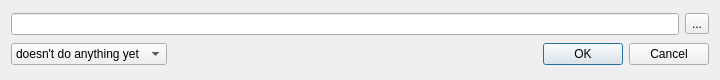
<?xml version="1.0" encoding="UTF-8"?>
<ui version="4.0">
 <class>openMediaDialog</class>
 <widget class="QDialog" name="openMediaDialog">
  <property name="geometry">
   <rect>
    <x>0</x>
    <y>0</y>
    <width>720</width>
    <height>80</height>
   </rect>
  </property>
  <property name="windowTitle">
   <string>Open media url/file path</string>
  </property>
  <property name="modal">
   <bool>true</bool>
  </property>
  <layout class="QVBoxLayout" name="verticalLayout">
   <item>
    <layout class="QHBoxLayout" name="horizontalLayout_2">
     <item>
      <widget class="QLineEdit" name="lineEdit"/>
     </item>
     <item>
      <widget class="QToolButton" name="toolButton">
       <property name="text">
        <string>...</string>
       </property>
      </widget>
     </item>
    </layout>
   </item>
   <item>
    <layout class="QHBoxLayout" name="horizontalLayout">
     <item>
      <widget class="QComboBox" name="comboBox">
       <property name="currentIndex">
        <number>0</number>
       </property>
       <item>
        <property name="text">
         <string>doesn't do anything yet</string>
        </property>
       </item>
       <item>
        <property name="text">
         <string>local</string>
        </property>
       </item>
       <item>
        <property name="text">
         <string>DASH</string>
        </property>
       </item>
       <item>
        <property name="text">
         <string>HLS</string>
        </property>
       </item>
      </widget>
     </item>
     <item>
      <spacer name="horizontalSpacer">
       <property name="orientation">
        <enum>Qt::Horizontal</enum>
       </property>
       <property name="sizeHint" stdset="0">
        <size>
         <width>40</width>
         <height>20</height>
        </size>
       </property>
      </spacer>
     </item>
     <item>
      <widget class="QDialogButtonBox" name="buttonBox">
       <property name="orientation">
        <enum>Qt::Horizontal</enum>
       </property>
       <property name="standardButtons">
        <set>QDialogButtonBox::Cancel|QDialogButtonBox::Ok</set>
       </property>
      </widget>
     </item>
    </layout>
   </item>
  </layout>
 </widget>
 <resources/>
 <connections>
  <connection>
   <sender>buttonBox</sender>
   <signal>accepted()</signal>
   <receiver>openMediaDialog</receiver>
   <slot>accept()</slot>
   <hints>
    <hint type="sourcelabel">
     <x>248</x>
     <y>254</y>
    </hint>
    <hint type="destinationlabel">
     <x>157</x>
     <y>274</y>
    </hint>
   </hints>
  </connection>
  <connection>
   <sender>buttonBox</sender>
   <signal>rejected()</signal>
   <receiver>openMediaDialog</receiver>
   <slot>reject()</slot>
   <hints>
    <hint type="sourcelabel">
     <x>316</x>
     <y>260</y>
    </hint>
    <hint type="destinationlabel">
     <x>286</x>
     <y>274</y>
    </hint>
   </hints>
  </connection>
 </connections>
</ui>
